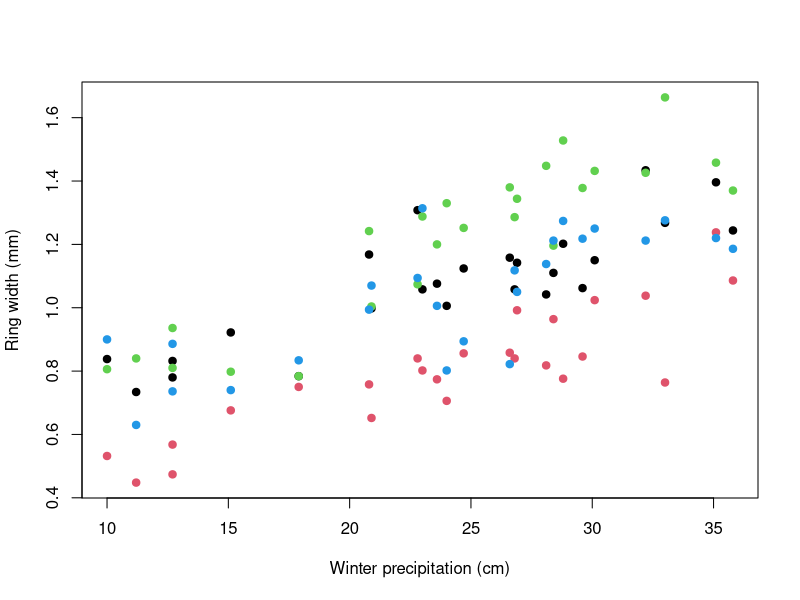

Write the R code that produced this figure.

#  NRES 746, Week 11: linear models as likelihoods, linear algebra, modeling variance =========
#  R demos only; sections match the Week 11 web page. Needs mvtnorm, lme4.

# STANDARD STATISTICS AS LIKELIHOOD MODELS ============================================

rm(list = ls())

# 3. One model behind lm() ------------------------------------------------------------

# pinyon ring widths (mm): 4 stands x 5 trees x 25 years; simulated
set.seed(21)
years <- 1996:2020
n_yr <- length(years)
precip <- round(rgamma(n_yr, shape = 9, scale = 22 / 9), 1)   # winter precipitation (cm)
stand_eff <- rnorm(4, 0, 0.12)
ar_dev <- matrix(0, 4, n_yr)            # shared year-to-year deviations within each stand
for (j in 1:4) {
  ar_dev[j, 1] <- rnorm(1, 0, 0.08 / sqrt(1 - 0.6^2))
  for (t in 2:n_yr) ar_dev[j, t] <- 0.6 * ar_dev[j, t - 1] + rnorm(1, 0, 0.08)
}
rings <- expand.grid(year = years, tree = 1:5, stand = LETTERS[1:4])
rings$tree_id <- paste0(rings$stand, rings$tree)
tree_eff <- setNames(rnorm(20, 0, 0.1), unique(rings$tree_id))
j <- match(rings$stand, LETTERS)
t <- match(rings$year, years)
rings$precip <- precip[t]
rings$width <- round(0.35 + stand_eff[j] + tree_eff[rings$tree_id] + 0.025 * rings$precip +
                       ar_dev[cbind(j, t)] + rnorm(nrow(rings), 0, 0.1), 2)

# stand chronologies: mean of the 5 trees in each stand and year
chron <- aggregate(width ~ stand + year + precip, data = rings, FUN = mean)
chron <- chron[order(chron$stand, chron$year), ]
head(chron)

plot(width ~ precip, data = chron, col = as.integer(factor(chron$stand)), pch = 19,
     xlab = "Winter precipitation (cm)", ylab = "Ring width (mm)")

# ANCOVA: one intercept per stand (a[1:4]), shared slope b; sigma on the log scale
nll_ancova <- function(par, dat) {
  a <- par[1:4]
  b <- par[5]
  sigma <- exp(par[6])
  mu <- a[as.integer(dat$stand)] + b * dat$precip
  -sum(dnorm(dat$width, mu, sigma, log = TRUE))
}
chron$stand <- factor(chron$stand)
fit_ancova <- optim(c(rep(0.5, 4), 0, log(0.1)), nll_ancova, dat = chron,
                    method = "BFGS", control = list(maxit = 1000))
fit_lm <- lm(width ~ 0 + stand + precip, data = chron)   # 0 + : one intercept per stand

cbind(optim = fit_ancova$par[1:5], lm = coef(fit_lm))
c(optim = exp(fit_ancova$par[6]), lm = summary(fit_lm)$sigma)   # MLE divides by n; lm by n - 5

# classic ANCOVA tests: F-tests between nested models
fit_precip <- lm(width ~ precip, data = chron)
fit_slopes <- lm(width ~ 0 + stand * precip, data = chron)   # one slope per stand
anova(fit_precip, fit_lm)    # do stands differ, given precipitation?
anova(fit_lm, fit_slopes)    # same precipitation slope in every stand?

#  [PAUSE] Each precipitation value is shared by all four stands in a year. Does that matter for independence?

# 4. The model matrix -----------------------------------------------------------------

rows_1996 <- chron$year == 1996
model.matrix(~ 0 + stand + precip, data = chron)[rows_1996, ]   # one column per stand
model.matrix(~ stand + precip, data = chron)[rows_1996, ]       # R's default coding
coef(lm(width ~ stand + precip, data = chron))

#  [PAUSE] In a model with an intercept, why can't R include indicator columns for all four stands?

# 5. Generalized linear models --------------------------------------------------------

tree_means <- aggregate(width ~ stand + tree_id, data = rings, FUN = mean)
set.seed(5)
tree_means$cones <- rpois(20, exp(-0.5 + 3 * tree_means$width))

# Poisson GLM by hand: log(mu) = a + b * width
nll_pois <- function(par) {
  -sum(dpois(tree_means$cones, exp(par[1] + par[2] * tree_means$width), log = TRUE))
}
fit_pois <- optim(c(0, 1), nll_pois, method = "BFGS")
fit_glm <- glm(cones ~ width, family = poisson, data = tree_means)
cbind(optim = fit_pois$par, glm = coef(fit_glm))

# Discussion: lag-1 correlation of ANCOVA residuals within stands
mean(sapply(split(resid(fit_lm), chron$stand), function(r) cor(r[-1], r[-length(r)])))

# Bonus: nonlinear least squares ------------------------------------------------------

fit_nls <- nls(width ~ a * precip / (b + precip), data = chron,
               start = list(a = 1.5, b = 20))
coef(fit_nls)


# LINEAR ALGEBRA FOR STATISTICS =======================================================

# 1. Vectors and matrices -------------------------------------------------------------

A <- matrix(c(2, 1, 0, 3, -1, 4), nrow = 2)
A
dim(A)
A[2, 3]     # row 2, column 3

# 2. Matrix multiplication ------------------------------------------------------------

X <- model.matrix(~ stand + precip, data = chron)
beta_hat <- coef(lm(width ~ stand + precip, data = chron))
mu_hat <- X %*% beta_hat               # 100 x 5 times 5 x 1 = 100 x 1
all.equal(as.vector(mu_hat), unname(fitted(lm(width ~ stand + precip, data = chron))))

# 3. Transpose, identity, and inverse -------------------------------------------------

# normal equations: t(X) X beta = t(X) y
XtX <- t(X) %*% X
XtX                                      # 5 x 5
beta_ne <- solve(XtX, t(X) %*% chron$width)   # solves XtX beta = Xty
cbind(normal_eq = as.vector(beta_ne), lm = beta_hat)

#  [PAUSE] Suppose X also had an indicator column for stand A. What would go wrong with solve(XtX)?

# 4. Determinant and quadratic form ---------------------------------------------------

# with V = sigma^2 I, the MVN is a product of univariate normals
library(mvtnorm)
r <- resid(fit_lm)
sigma_mle <- sqrt(mean(r^2))
c(sum_dnorm = sum(dnorm(r, 0, sigma_mle, log = TRUE)),
  dmvnorm = dmvnorm(r, rep(0, 100), sigma_mle^2 * diag(100), log = TRUE))

# 5. Valid covariance matrices --------------------------------------------------------

V_ok <- matrix(c(4, 1, 1, 2), 2)       # variances 4 and 2, covariance 1
eigen(V_ok)$values                     # all positive: positive definite


# MODELING VARIANCE: RANDOM EFFECTS AND AUTOCORRELATION ===============================

# 3. A random intercept ---------------------------------------------------------------

# V = sigma_b^2 Z Z^T + sigma^2 I: block diagonal, one 5 x 5 block per stand
y_tree <- tree_means$width
Z <- model.matrix(~ 0 + stand, data = tree_means)
ZZt <- Z %*% t(Z)
V_ri <- function(sigma_b, sigma) sigma_b^2 * ZZt + sigma^2 * diag(20)
V_ri(0.12, 0.1)[1:7, 1:7]     # first stand's block, and the start of the next

nll_ri <- function(par) {
  V <- V_ri(exp(par[2]), exp(par[3]))
  -dmvnorm(y_tree, rep(par[1], 20), V, log = TRUE)
}
fit_ri <- optim(c(mean(y_tree), log(0.1), log(0.1)), nll_ri, method = "BFGS")
c(mu = fit_ri$par[1], sigma_b = exp(fit_ri$par[2]), sigma = exp(fit_ri$par[3]))

library(lme4)          # syntax for nlme, lme4, glmmTMB: lecture_notes/NOTES_Reference_MixedModelSyntax.pdf
fit_lmer <- lmer(width ~ 1 + (1 | stand), data = tree_means, REML = FALSE)
fixef(fit_lmer)
as.data.frame(VarCorr(fit_lmer))[, c("grp", "sdcor")]

sb_hat <- exp(fit_ri$par[2])
s_hat <- exp(fit_ri$par[3])
sb_hat^2 / (sb_hat^2 + s_hat^2)       # intraclass correlation

#  [PAUSE] The among-stand SD comes from only four stands. How much would you trust it?

# 4. Autocorrelation and fitting --------------------------------------------------------

# AR(1), why structured-variance models are harder to fit, and the combined
# random intercept + AR(1) bonus moved to CODE_Week12_MixedModels.R
